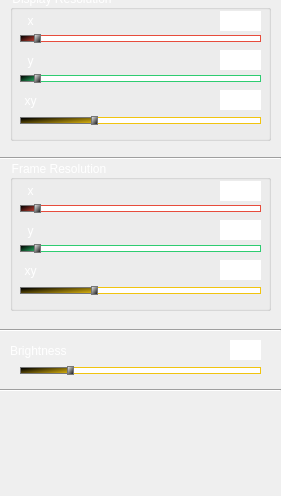
    <widget class="QWidget" name="imagePage">
     <property name="geometry">
      <rect>
       <x>0</x>
       <y>0</y>
       <width>281</width>
       <height>496</height>
      </rect>
     </property>
     <attribute name="label">
      <string>Image</string>
     </attribute>
     <widget class="QLabel" name="brightness_2">
      <property name="geometry">
       <rect>
        <x>10</x>
        <y>340</y>
        <width>61</width>
        <height>21</height>
       </rect>
      </property>
      <property name="styleSheet">
       <string notr="true">color: rgb(255, 255, 255);
font: 100 italic 15pt &quot;Gill Sans&quot;;
background-color: none;</string>
      </property>
      <property name="text">
       <string>Brightness</string>
      </property>
      <property name="alignment">
       <set>Qt::AlignLeading|Qt::AlignLeft|Qt::AlignVCenter</set>
      </property>
     </widget>
     <widget class="QLineEdit" name="brightnessText_2">
      <property name="geometry">
       <rect>
        <x>230</x>
        <y>340</y>
        <width>31</width>
        <height>20</height>
       </rect>
      </property>
      <property name="styleSheet">
       <string notr="true">color: rgb(255, 255, 255);
border: none;
font: 100 italic 15pt &quot;Gill Sans&quot;;
background-color: rgba(64, 64, 64, 0
);</string>
      </property>
      <property name="text">
       <string>30</string>
      </property>
      <property name="alignment">
       <set>Qt::AlignRight|Qt::AlignTrailing|Qt::AlignVCenter</set>
      </property>
     </widget>
     <widget class="QGroupBox" name="displayResBox">
      <property name="geometry">
       <rect>
        <x>10</x>
        <y>-10</y>
        <width>261</width>
        <height>151</height>
       </rect>
      </property>
      <property name="styleSheet">
       <string notr="true">color: rgb(255, 255, 255);
font: 100 italic 15pt &quot;Gill Sans&quot;;</string>
      </property>
      <property name="title">
       <string>Display Resolution</string>
      </property>
      <property name="alignment">
       <set>Qt::AlignLeading|Qt::AlignLeft|Qt::AlignVCenter</set>
      </property>
      <property name="flat">
       <bool>false</bool>
      </property>
      <property name="checkable">
       <bool>false</bool>
      </property>
      <widget class="QLabel" name="xdr">
       <property name="geometry">
        <rect>
         <x>10</x>
         <y>20</y>
         <width>21</width>
         <height>21</height>
        </rect>
       </property>
       <property name="styleSheet">
        <string notr="true">color: rgb(255, 255, 255);
font: 100 italic 15pt &quot;Gill Sans&quot;;
background-color: none;</string>
       </property>
       <property name="text">
        <string>x</string>
       </property>
       <property name="alignment">
        <set>Qt::AlignCenter</set>
       </property>
      </widget>
      <widget class="QLabel" name="ydr">
       <property name="geometry">
        <rect>
         <x>10</x>
         <y>60</y>
         <width>21</width>
         <height>21</height>
        </rect>
       </property>
       <property name="styleSheet">
        <string notr="true">color: rgb(255, 255, 255);
font: 100 italic 15pt &quot;Gill Sans&quot;;
background-color: none;</string>
       </property>
       <property name="text">
        <string>y</string>
       </property>
       <property name="alignment">
        <set>Qt::AlignCenter</set>
       </property>
      </widget>
      <widget class="QSlider" name="xDisplayResolutionSlider">
       <property name="geometry">
        <rect>
         <x>10</x>
         <y>40</y>
         <width>241</width>
         <height>16</height>
        </rect>
       </property>
       <property name="styleSheet">
        <string notr="true">QSlider::groove:horizontal 
{
border: 1px solid #e74c3c;
background: none;
height: 5px;
border-radius: 5px;
}

QSlider::sub-page:horizontal 
{
background: qlineargradient(x1: 0, y1: 0,    x2: 0, y2: 1, stop: 0 #000, stop: 1 #e74c3c);
background: qlineargradient(x1: 0, y1: 0.2, x2: 1, y2: 1, stop: 0 #000, stop: 1 #e74c3c);
border: 1px solid #777;
height: 20px;
border-radius: 4px;
}

QSlider::add-page:horizontal 
{
background: #fff;
border: 1px solid #e74c3c;
height: 12px;
border-radius: 4px;
}

QSlider::handle:horizontal 
{
background: qlineargradient(x1:0, y1:0, x2:1, y2:1, stop:0 #fff, stop:1 #000);
border: 1px solid #777;
width: 5px;
margin-top: -2px;
margin-bottom: -2px;
border-radius: 4px;
}

QSlider::handle:horizontal:hover
{
background: qlineargradient(x1:0, y1:0, x2:1, y2:1, stop:0 #fff, stop:1 #000);
border: 1px solid #e74c3c;
border-radius: 4px;
}

QSlider::sub-page:horizontal:disabled 
{
background: #bbb;
border-color: #999;
}

QSlider::add-page:horizontal:disabled 
{
background: #eee;
border-color: #999;
}

QSlider::handle:horizontal:disabled 
{
background: #eee;
border: 1px solid #e74c3c;
border-radius: 4px;
}</string>
       </property>
       <property name="minimum">
        <number>32</number>
       </property>
       <property name="maximum">
        <number>4096</number>
       </property>
       <property name="pageStep">
        <number>1</number>
       </property>
       <property name="value">
        <number>256</number>
       </property>
       <property name="sliderPosition">
        <number>256</number>
       </property>
       <property name="orientation">
        <enum>Qt::Horizontal</enum>
       </property>
       <property name="invertedAppearance">
        <bool>false</bool>
       </property>
       <property name="invertedControls">
        <bool>false</bool>
       </property>
       <property name="tickPosition">
        <enum>QSlider::TicksBothSides</enum>
       </property>
      </widget>
      <widget class="QLineEdit" name="xDisplayResolutionText">
       <property name="geometry">
        <rect>
         <x>210</x>
         <y>21</y>
         <width>41</width>
         <height>20</height>
        </rect>
       </property>
       <property name="styleSheet">
        <string notr="true">color: rgb(255, 255, 255);
border: none;
font: 100 italic 15pt &quot;Gill Sans&quot;;
background-color: rgba(64, 64, 64, 0
);</string>
       </property>
       <property name="text">
        <string>256</string>
       </property>
       <property name="alignment">
        <set>Qt::AlignRight|Qt::AlignTrailing|Qt::AlignVCenter</set>
       </property>
      </widget>
      <widget class="QLineEdit" name="yDisplayResolutionText">
       <property name="geometry">
        <rect>
         <x>210</x>
         <y>60</y>
         <width>41</width>
         <height>20</height>
        </rect>
       </property>
       <property name="styleSheet">
        <string notr="true">color: rgb(255, 255, 255);
border: none;
font: 100 italic 15pt &quot;Gill Sans&quot;;
background-color: rgba(64, 64, 64, 0
);</string>
       </property>
       <property name="text">
        <string>256</string>
       </property>
       <property name="alignment">
        <set>Qt::AlignRight|Qt::AlignTrailing|Qt::AlignVCenter</set>
       </property>
      </widget>
      <widget class="QSlider" name="yDisplayResolutionSlider">
       <property name="geometry">
        <rect>
         <x>10</x>
         <y>80</y>
         <width>241</width>
         <height>16</height>
        </rect>
       </property>
       <property name="styleSheet">
        <string notr="true">QSlider::groove:horizontal 
{
border: 1px solid #2ecc71;
background: none;
height: 5px;
border-radius: 5px;
}

QSlider::sub-page:horizontal 
{
background: qlineargradient(x1: 0, y1: 0,    x2: 0, y2: 1, stop: 0 #000, stop: 1 #2ecc71);
background: qlineargradient(x1: 0, y1: 0.2, x2: 1, y2: 1, stop: 0 #000, stop: 1 #2ecc71);
border: 1px solid #777;
height: 20px;
border-radius: 4px;
}

QSlider::add-page:horizontal 
{
background: #fff;
border: 1px solid #2ecc71;
height: 12px;
border-radius: 4px;
}

QSlider::handle:horizontal 
{
background: qlineargradient(x1:0, y1:0, x2:1, y2:1, stop:0 #fff, stop:1 #000);
border: 1px solid #777;
width: 5px;
margin-top: -2px;
margin-bottom: -2px;
border-radius: 4px;
}

QSlider::handle:horizontal:hover
{
background: qlineargradient(x1:0, y1:0, x2:1, y2:1, stop:0 #fff, stop:1 #000);
border: 1px solid #2ecc71;
border-radius: 4px;
}

QSlider::sub-page:horizontal:disabled 
{
background: #bbb;
border-color: #999;
}

QSlider::add-page:horizontal:disabled 
{
background: #eee;
border-color: #999;
}

QSlider::handle:horizontal:disabled 
{
background: #eee;
border: 1px solid #e74c3c;
border-radius: 4px;
}</string>
       </property>
       <property name="minimum">
        <number>32</number>
       </property>
       <property name="maximum">
        <number>4096</number>
       </property>
       <property name="pageStep">
        <number>1</number>
       </property>
       <property name="value">
        <number>256</number>
       </property>
       <property name="sliderPosition">
        <number>256</number>
       </property>
       <property name="orientation">
        <enum>Qt::Horizontal</enum>
       </property>
       <property name="invertedAppearance">
        <bool>false</bool>
       </property>
       <property name="invertedControls">
        <bool>false</bool>
       </property>
       <property name="tickPosition">
        <enum>QSlider::TicksBothSides</enum>
       </property>
      </widget>
      <widget class="QSlider" name="xyDisplayResolutionSlider">
       <property name="geometry">
        <rect>
         <x>10</x>
         <y>120</y>
         <width>241</width>
         <height>20</height>
        </rect>
       </property>
       <property name="styleSheet">
        <string notr="true">QSlider::groove:horizontal 
{
border: 1px solid #f1c40f;
background: none;
height: 5px;
border-radius: 5px;
}

QSlider::sub-page:horizontal 
{
background: qlineargradient(x1: 0, y1: 0,    x2: 0, y2: 1, stop: 0 #000, stop: 1 #f1c40f);
background: qlineargradient(x1: 0, y1: 0.2, x2: 1, y2: 1, stop: 0 #000, stop: 1 #f1c40f);
border: 1px solid #777;
height: 20px;
border-radius: 4px;
}

QSlider::add-page:horizontal 
{
background: #fff;
border: 1px solid #f1c40f;
height: 12px;
border-radius: 4px;
}

QSlider::handle:horizontal 
{
background: qlineargradient(x1:0, y1:0, x2:1, y2:1, stop:0 #fff, stop:1 #000);
border: 1px solid #777;
width: 5px;
margin-top: -2px;
margin-bottom: -2px;
border-radius: 4px;
}

QSlider::handle:horizontal:hover
{
background: qlineargradient(x1:0, y1:0, x2:1, y2:1, stop:0 #fff, stop:1 #000);
border: 1px solid #f1c40f;
border-radius: 4px;
}

QSlider::sub-page:horizontal:disabled 
{
background: #bbb;
border-color: #999;
}

QSlider::add-page:horizontal:disabled 
{
background: #eee;
border-color: #999;
}

QSlider::handle:horizontal:disabled 
{
background: #eee;
border: 1px solid #e74c3c;
border-radius: 4px;
}</string>
       </property>
       <property name="maximum">
        <number>100</number>
       </property>
       <property name="pageStep">
        <number>1</number>
       </property>
       <property name="sliderPosition">
        <number>30</number>
       </property>
       <property name="orientation">
        <enum>Qt::Horizontal</enum>
       </property>
       <property name="invertedAppearance">
        <bool>false</bool>
       </property>
       <property name="invertedControls">
        <bool>false</bool>
       </property>
       <property name="tickPosition">
        <enum>QSlider::TicksBothSides</enum>
       </property>
      </widget>
      <widget class="QLabel" name="xydr">
       <property name="geometry">
        <rect>
         <x>10</x>
         <y>100</y>
         <width>21</width>
         <height>21</height>
        </rect>
       </property>
       <property name="styleSheet">
        <string notr="true">color: rgb(255, 255, 255);
font: 100 italic 15pt &quot;Gill Sans&quot;;
background-color: none;</string>
       </property>
       <property name="text">
        <string>xy</string>
       </property>
       <property name="alignment">
        <set>Qt::AlignCenter</set>
       </property>
      </widget>
      <widget class="QLineEdit" name="xyDisplayResolutionText">
       <property name="geometry">
        <rect>
         <x>210</x>
         <y>100</y>
         <width>41</width>
         <height>20</height>
        </rect>
       </property>
       <property name="styleSheet">
        <string notr="true">color: rgb(255, 255, 255);
border: none;
font: 100 italic 15pt &quot;Gill Sans&quot;;
background-color: rgba(64, 64, 64, 0
);</string>
       </property>
       <property name="text">
        <string>256</string>
       </property>
       <property name="alignment">
        <set>Qt::AlignRight|Qt::AlignTrailing|Qt::AlignVCenter</set>
       </property>
      </widget>
     </widget>
     <widget class="Line" name="l8_2">
      <property name="geometry">
       <rect>
        <x>0</x>
        <y>380</y>
        <width>281</width>
        <height>20</height>
       </rect>
      </property>
      <property name="styleSheet">
       <string notr="true">color: rgb(255, 255, 255);</string>
      </property>
      <property name="orientation">
       <enum>Qt::Horizontal</enum>
      </property>
     </widget>
     <widget class="QSlider" name="brightnessSlider_2">
      <property name="geometry">
       <rect>
        <x>20</x>
        <y>360</y>
        <width>241</width>
        <height>20</height>
       </rect>
      </property>
      <property name="styleSheet">
       <string notr="true">QSlider::groove:horizontal 
{
border: 1px solid #f1c40f;
background: none;
height: 5px;
border-radius: 5px;
}

QSlider::sub-page:horizontal 
{
background: qlineargradient(x1: 0, y1: 0,    x2: 0, y2: 1, stop: 0 #000, stop: 1 #f1c40f);
background: qlineargradient(x1: 0, y1: 0.2, x2: 1, y2: 1, stop: 0 #000, stop: 1 #f1c40f);
border: 1px solid #777;
height: 20px;
border-radius: 4px;
}

QSlider::add-page:horizontal 
{
background: #fff;
border: 1px solid #f1c40f;
height: 12px;
border-radius: 4px;
}

QSlider::handle:horizontal 
{
background: qlineargradient(x1:0, y1:0, x2:1, y2:1, stop:0 #fff, stop:1 #000);
border: 1px solid #777;
width: 5px;
margin-top: -2px;
margin-bottom: -2px;
border-radius: 4px;
}

QSlider::handle:horizontal:hover
{
background: qlineargradient(x1:0, y1:0, x2:1, y2:1, stop:0 #fff, stop:1 #000);
border: 1px solid #f1c40f;
border-radius: 4px;
}

QSlider::sub-page:horizontal:disabled 
{
background: #bbb;
border-color: #999;
}

QSlider::add-page:horizontal:disabled 
{
background: #eee;
border-color: #999;
}

QSlider::handle:horizontal:disabled 
{
background: #eee;
border: 1px solid #e74c3c;
border-radius: 4px;
}</string>
      </property>
      <property name="maximum">
       <number>500</number>
      </property>
      <property name="pageStep">
       <number>1</number>
      </property>
      <property name="sliderPosition">
       <number>100</number>
      </property>
      <property name="orientation">
       <enum>Qt::Horizontal</enum>
      </property>
      <property name="invertedAppearance">
       <bool>false</bool>
      </property>
      <property name="invertedControls">
       <bool>false</bool>
      </property>
      <property name="tickPosition">
       <enum>QSlider::TicksBothSides</enum>
      </property>
     </widget>
     <widget class="QGroupBox" name="frameResolutionGroupBox">
      <property name="geometry">
       <rect>
        <x>10</x>
        <y>160</y>
        <width>261</width>
        <height>151</height>
       </rect>
      </property>
      <property name="styleSheet">
       <string notr="true">color: rgb(255, 255, 255);
font: 100 italic 15pt &quot;Gill Sans&quot;;</string>
      </property>
      <property name="title">
       <string>Frame Resolution</string>
      </property>
      <property name="alignment">
       <set>Qt::AlignLeading|Qt::AlignLeft|Qt::AlignVCenter</set>
      </property>
      <property name="flat">
       <bool>false</bool>
      </property>
      <property name="checkable">
       <bool>false</bool>
      </property>
      <widget class="QLabel" name="xfr">
       <property name="geometry">
        <rect>
         <x>10</x>
         <y>20</y>
         <width>21</width>
         <height>21</height>
        </rect>
       </property>
       <property name="styleSheet">
        <string notr="true">color: rgb(255, 255, 255);
font: 100 italic 15pt &quot;Gill Sans&quot;;
background-color: none;</string>
       </property>
       <property name="text">
        <string>x</string>
       </property>
       <property name="alignment">
        <set>Qt::AlignCenter</set>
       </property>
      </widget>
      <widget class="QLabel" name="yfr">
       <property name="geometry">
        <rect>
         <x>10</x>
         <y>60</y>
         <width>21</width>
         <height>21</height>
        </rect>
       </property>
       <property name="styleSheet">
        <string notr="true">color: rgb(255, 255, 255);
font: 100 italic 15pt &quot;Gill Sans&quot;;
background-color: none;</string>
       </property>
       <property name="text">
        <string>y</string>
       </property>
       <property name="alignment">
        <set>Qt::AlignCenter</set>
       </property>
      </widget>
      <widget class="QSlider" name="xFrameResolutionSlider">
       <property name="geometry">
        <rect>
         <x>10</x>
         <y>40</y>
         <width>241</width>
         <height>16</height>
        </rect>
       </property>
       <property name="styleSheet">
        <string notr="true">QSlider::groove:horizontal 
{
border: 1px solid #e74c3c;
background: none;
height: 5px;
border-radius: 5px;
}

QSlider::sub-page:horizontal 
{
background: qlineargradient(x1: 0, y1: 0,    x2: 0, y2: 1, stop: 0 #000, stop: 1 #e74c3c);
background: qlineargradient(x1: 0, y1: 0.2, x2: 1, y2: 1, stop: 0 #000, stop: 1 #e74c3c);
border: 1px solid #777;
height: 20px;
border-radius: 4px;
}

QSlider::add-page:horizontal 
{
background: #fff;
border: 1px solid #e74c3c;
height: 12px;
border-radius: 4px;
}

QSlider::handle:horizontal 
{
background: qlineargradient(x1:0, y1:0, x2:1, y2:1, stop:0 #fff, stop:1 #000);
border: 1px solid #777;
width: 5px;
margin-top: -2px;
margin-bottom: -2px;
border-radius: 4px;
}

QSlider::handle:horizontal:hover
{
background: qlineargradient(x1:0, y1:0, x2:1, y2:1, stop:0 #fff, stop:1 #000);
border: 1px solid #e74c3c;
border-radius: 4px;
}

QSlider::sub-page:horizontal:disabled 
{
background: #bbb;
border-color: #999;
}

QSlider::add-page:horizontal:disabled 
{
background: #eee;
border-color: #999;
}

QSlider::handle:horizontal:disabled 
{
background: #eee;
border: 1px solid #e74c3c;
border-radius: 4px;
}</string>
       </property>
       <property name="minimum">
        <number>32</number>
       </property>
       <property name="maximum">
        <number>4096</number>
       </property>
       <property name="pageStep">
        <number>1</number>
       </property>
       <property name="value">
        <number>256</number>
       </property>
       <property name="sliderPosition">
        <number>256</number>
       </property>
       <property name="orientation">
        <enum>Qt::Horizontal</enum>
       </property>
       <property name="invertedAppearance">
        <bool>false</bool>
       </property>
       <property name="invertedControls">
        <bool>false</bool>
       </property>
       <property name="tickPosition">
        <enum>QSlider::TicksBothSides</enum>
       </property>
      </widget>
      <widget class="QLineEdit" name="xFrameResolutionText">
       <property name="geometry">
        <rect>
         <x>210</x>
         <y>21</y>
         <width>41</width>
         <height>20</height>
        </rect>
       </property>
       <property name="styleSheet">
        <string notr="true">color: rgb(255, 255, 255);
border: none;
font: 100 italic 15pt &quot;Gill Sans&quot;;
background-color: rgba(64, 64, 64, 0
);</string>
       </property>
       <property name="text">
        <string>256</string>
       </property>
       <property name="alignment">
        <set>Qt::AlignRight|Qt::AlignTrailing|Qt::AlignVCenter</set>
       </property>
      </widget>
      <widget class="QLineEdit" name="yFrameResolutionText">
       <property name="geometry">
        <rect>
         <x>210</x>
         <y>60</y>
         <width>41</width>
         <height>20</height>
        </rect>
       </property>
       <property name="styleSheet">
        <string notr="true">color: rgb(255, 255, 255);
border: none;
font: 100 italic 15pt &quot;Gill Sans&quot;;
background-color: rgba(64, 64, 64, 0
);</string>
       </property>
       <property name="text">
        <string>256</string>
       </property>
       <property name="alignment">
        <set>Qt::AlignRight|Qt::AlignTrailing|Qt::AlignVCenter</set>
       </property>
      </widget>
      <widget class="QSlider" name="yFrameResolutionSlider">
       <property name="geometry">
        <rect>
         <x>10</x>
         <y>80</y>
         <width>241</width>
         <height>16</height>
        </rect>
       </property>
       <property name="styleSheet">
        <string notr="true">QSlider::groove:horizontal 
{
border: 1px solid #2ecc71;
background: none;
height: 5px;
border-radius: 5px;
}

QSlider::sub-page:horizontal 
{
background: qlineargradient(x1: 0, y1: 0,    x2: 0, y2: 1, stop: 0 #000, stop: 1 #2ecc71);
background: qlineargradient(x1: 0, y1: 0.2, x2: 1, y2: 1, stop: 0 #000, stop: 1 #2ecc71);
border: 1px solid #777;
height: 20px;
border-radius: 4px;
}

QSlider::add-page:horizontal 
{
background: #fff;
border: 1px solid #2ecc71;
height: 12px;
border-radius: 4px;
}

QSlider::handle:horizontal 
{
background: qlineargradient(x1:0, y1:0, x2:1, y2:1, stop:0 #fff, stop:1 #000);
border: 1px solid #777;
width: 5px;
margin-top: -2px;
margin-bottom: -2px;
border-radius: 4px;
}

QSlider::handle:horizontal:hover
{
background: qlineargradient(x1:0, y1:0, x2:1, y2:1, stop:0 #fff, stop:1 #000);
border: 1px solid #2ecc71;
border-radius: 4px;
}

QSlider::sub-page:horizontal:disabled 
{
background: #bbb;
border-color: #999;
}

QSlider::add-page:horizontal:disabled 
{
background: #eee;
border-color: #999;
}

QSlider::handle:horizontal:disabled 
{
background: #eee;
border: 1px solid #e74c3c;
border-radius: 4px;
}</string>
       </property>
       <property name="minimum">
        <number>32</number>
       </property>
       <property name="maximum">
        <number>4096</number>
       </property>
       <property name="pageStep">
        <number>1</number>
       </property>
       <property name="value">
        <number>256</number>
       </property>
       <property name="sliderPosition">
        <number>256</number>
       </property>
       <property name="orientation">
        <enum>Qt::Horizontal</enum>
       </property>
       <property name="invertedAppearance">
        <bool>false</bool>
       </property>
       <property name="invertedControls">
        <bool>false</bool>
       </property>
       <property name="tickPosition">
        <enum>QSlider::TicksBothSides</enum>
       </property>
      </widget>
      <widget class="QSlider" name="xyFrameResolutionSlider">
       <property name="geometry">
        <rect>
         <x>10</x>
         <y>120</y>
         <width>241</width>
         <height>20</height>
        </rect>
       </property>
       <property name="styleSheet">
        <string notr="true">QSlider::groove:horizontal 
{
border: 1px solid #f1c40f;
background: none;
height: 5px;
border-radius: 5px;
}

QSlider::sub-page:horizontal 
{
background: qlineargradient(x1: 0, y1: 0,    x2: 0, y2: 1, stop: 0 #000, stop: 1 #f1c40f);
background: qlineargradient(x1: 0, y1: 0.2, x2: 1, y2: 1, stop: 0 #000, stop: 1 #f1c40f);
border: 1px solid #777;
height: 20px;
border-radius: 4px;
}

QSlider::add-page:horizontal 
{
background: #fff;
border: 1px solid #f1c40f;
height: 12px;
border-radius: 4px;
}

QSlider::handle:horizontal 
{
background: qlineargradient(x1:0, y1:0, x2:1, y2:1, stop:0 #fff, stop:1 #000);
border: 1px solid #777;
width: 5px;
margin-top: -2px;
margin-bottom: -2px;
border-radius: 4px;
}

QSlider::handle:horizontal:hover
{
background: qlineargradient(x1:0, y1:0, x2:1, y2:1, stop:0 #fff, stop:1 #000);
border: 1px solid #f1c40f;
border-radius: 4px;
}

QSlider::sub-page:horizontal:disabled 
{
background: #bbb;
border-color: #999;
}

QSlider::add-page:horizontal:disabled 
{
background: #eee;
border-color: #999;
}

QSlider::handle:horizontal:disabled 
{
background: #eee;
border: 1px solid #e74c3c;
border-radius: 4px;
}</string>
       </property>
       <property name="maximum">
        <number>100</number>
       </property>
       <property name="pageStep">
        <number>1</number>
       </property>
       <property name="sliderPosition">
        <number>30</number>
       </property>
       <property name="orientation">
        <enum>Qt::Horizontal</enum>
       </property>
       <property name="invertedAppearance">
        <bool>false</bool>
       </property>
       <property name="invertedControls">
        <bool>false</bool>
       </property>
       <property name="tickPosition">
        <enum>QSlider::TicksBothSides</enum>
       </property>
      </widget>
      <widget class="QLabel" name="xyfr">
       <property name="geometry">
        <rect>
         <x>10</x>
         <y>100</y>
         <width>21</width>
         <height>21</height>
        </rect>
       </property>
       <property name="styleSheet">
        <string notr="true">color: rgb(255, 255, 255);
font: 100 italic 15pt &quot;Gill Sans&quot;;
background-color: none;</string>
       </property>
       <property name="text">
        <string>xy</string>
       </property>
       <property name="alignment">
        <set>Qt::AlignCenter</set>
       </property>
      </widget>
      <widget class="QLineEdit" name="xyFrameResolutionText">
       <property name="geometry">
        <rect>
         <x>210</x>
         <y>100</y>
         <width>41</width>
         <height>20</height>
        </rect>
       </property>
       <property name="styleSheet">
        <string notr="true">color: rgb(255, 255, 255);
border: none;
font: 100 italic 15pt &quot;Gill Sans&quot;;
background-color: rgba(64, 64, 64, 0
);</string>
       </property>
       <property name="text">
        <string>256</string>
       </property>
       <property name="alignment">
        <set>Qt::AlignRight|Qt::AlignTrailing|Qt::AlignVCenter</set>
       </property>
      </widget>
     </widget>
     <widget class="Line" name="line_7">
      <property name="geometry">
       <rect>
        <x>0</x>
        <y>320</y>
        <width>281</width>
        <height>20</height>
       </rect>
      </property>
      <property name="orientation">
       <enum>Qt::Horizontal</enum>
      </property>
     </widget>
     <widget class="Line" name="line_6">
      <property name="geometry">
       <rect>
        <x>0</x>
        <y>150</y>
        <width>281</width>
        <height>16</height>
       </rect>
      </property>
      <property name="orientation">
       <enum>Qt::Horizontal</enum>
      </property>
     </widget>
    </widget>
